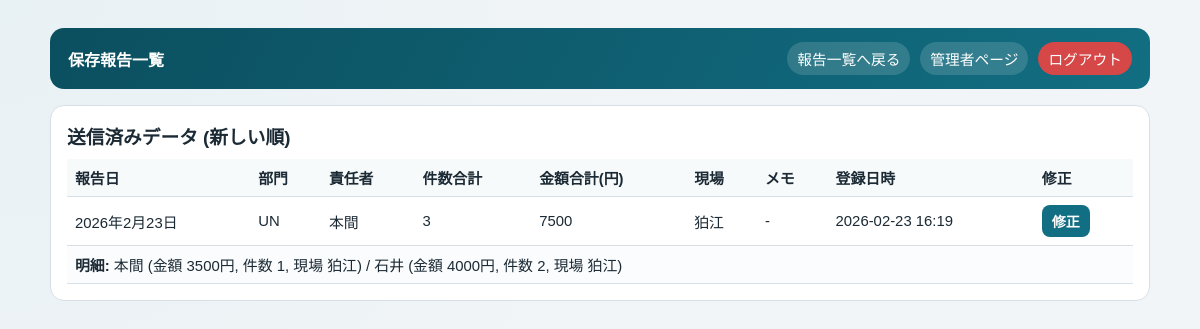
The app's page /reports/history/ with its own data.
### apps/reports/models.py (models this page shows, shortened)
class DailyDepartmentReport(models.Model):
    department = models.ForeignKey(
        Department,
        on_delete=models.CASCADE,
        related_name="daily_reports",
    )
    report_date = models.DateField(default=timezone.localdate)
    reporter = models.ForeignKey(
        Member,
        on_delete=models.SET_NULL,
        null=True,
        blank=True,
        related_name="submitted_reports",
    )
    total_count = models.PositiveIntegerField(default=0)
    followup_count = models.PositiveIntegerField(default=0)
    location = models.CharField(max_length=128, blank=True)
    memo = models.TextField(blank=True)
    created_at = models.DateTimeField(auto_now_add=True)
    class Meta:
        ordering = ["-report_date", "-created_at"]

class DailyDepartmentReportLine(models.Model):
    report = models.ForeignKey(
        DailyDepartmentReport,
        on_delete=models.CASCADE,
        related_name="lines",
    )
    member = models.ForeignKey(
        Member,
        on_delete=models.SET_NULL,
        null=True,
        blank=True,
        related_name="daily_report_lines",
    )
    amount = models.PositiveIntegerField(default=0)
    count = models.PositiveIntegerField(default=0)
    location = models.CharField(max_length=128, blank=True)
    created_at = models.DateTimeField(auto_now_add=True)
    class Meta:
        ordering = ["id"]

### apps/accounts/models.py (models this page shows, shortened)
class Department(models.Model):
    code = models.CharField(max_length=32, unique=True)
    name = models.CharField(max_length=64)
    default_reporter = models.ForeignKey(
        "Member",
        on_delete=models.SET_NULL,
        null=True,
        blank=True,
        related_name="default_department_links",
    )
    is_active = models.BooleanField(default=True)
    created_at = models.DateTimeField(auto_now_add=True)
    class Meta:
        ordering = ["code"]

class Member(models.Model):
    name = models.CharField(max_length=64)
    login_id = models.CharField(max_length=64, unique=True)
    password = models.CharField(max_length=128)
    created_at = models.DateTimeField(auto_now_add=True)
    class Meta:
        ordering = ["-created_at"]

### apps/reports/views.py (the view)
# urls.py: path("history/", report_history, name="report_history"),
def report_history(request: HttpRequest) -> HttpResponse:
    reports = (
        DailyDepartmentReport.objects.select_related("department", "reporter")
        .prefetch_related("lines__member")
        .order_by("-report_date", "-created_at")[:100]
    )
    return render(request, "reports/report_history.html", {"reports": reports})

### apps/reports/templates/reports/report_history.html (shortened to what this page needs)
{% extends "base.html" %}
{% block content %}
<div class="container">
  <header class="topbar">
    <strong>保存報告一覧</strong>
    <nav>
      <a href="{% url 'report_index' %}">報告一覧へ戻る</a>
      <a href="{% url 'dashboard_index' %}">管理者ページ</a>
      <a href="{% url 'home' %}" class="logout-link">ログアウト</a>
    </nav>
  </header>
  <section class="card" style="margin-top: 16px;">
    <h3>送信済みデータ (新しい順)</h3>
    <table style="margin-top: 10px;">
      <thead>
        <tr>
          <th>報告日</th>
          <th>部門</th>
          <th>責任者</th>
          <th>件数合計</th>
          <th>金額合計(円)</th>
          <th>現場</th>
          <th>メモ</th>
          <th>登録日時</th>
          <th>修正</th>
        </tr>
      </thead>
      <tbody>
        {% for report in reports %}
        <tr>
          <td>{{ report.report_date }}</td>
          <td>{{ report.department.code }}</td>
          <td>{% if report.reporter %}{{ report.reporter.name }}{% else %}-{% endif %}</td>
          <td>{{ report.total_count }}</td>
          <td>{{ report.followup_count }}</td>
          <td>{{ report.location|default:"-" }}</td>
          <td>{{ report.memo|default:"-" }}</td>
          <td>{{ report.created_at|date:"Y-m-d H:i" }}</td>
          <td>
            <a href="{% url 'report_edit' report.id %}?next=report_history">
              <button type="button" class="btn-inline">修正</button>
            </a>
          </td>
        </tr>
        <tr>
          <td colspan="9" style="background: #fafcfd;">
            <strong>明細:</strong>
            {% for line in report.lines.all %}
              {% if not forloop.first %} / {% endif %}
              {% if line.member %}{{ line.member.name }}{% else %}未設定{% endif %}
              (金額 {{ line.amount }}円, 件数 {{ line.count }}, 現場 {{ line.location|default:"-" }})
            {% empty %}
              明細なし
            {% endfor %}
          </td>
        </tr>
        {% empty %}
        <tr>
          <td colspan="9">まだ保存データがありません。</td>
        </tr>
        {% endfor %}
      </tbody>
    </table>
  </section>
</div>
{% endblock %}

### static/app.css (style rules this page uses)
:root { --bg: #f2f5f7; --card: #ffffff; --ink: #1b2a34; --muted: #5d6f7c; --line: #d7e0e6; --brand: #126e82; --brand-soft: #d7edf2; --ok: #2e8b57; --warn: #d28b1f; }
* { box-sizing: border-box; }
body { margin: 0; font-family: "Hiragino Sans", "Yu Gothic", "Meiryo", sans-serif; background: radial-gradient(circle at top left, #e8f1f4, var(--bg) 58%); color: var(--ink); }
a { color: var(--brand); text-decoration: none; }
.container { width: min(1100px, 92vw); margin: 28px auto; }
.topbar { background: linear-gradient(120deg, #0b4f5f, #126e82); color: #fff; padding: 14px 18px; border-radius: 14px; display: flex; justify-content: space-between; align-items: center; gap: 12px; }
.topbar nav { display: flex; gap: 10px; flex-wrap: wrap; }
.topbar nav a { color: #fff; background: rgba(255, 255, 255, 0.14); padding: 6px 10px; border-radius: 999px; font-size: 0.92rem; }
.logout-link { background: #d64747 !important; }
.card { background: var(--card); border: 1px solid var(--line); border-radius: 14px; padding: 16px; }
.card h2, .card h3 { margin: 0 0 8px; }
input, select, textarea, button { width: 100%; border: 1px solid #c9d7df; border-radius: 10px; padding: 10px; font-size: 0.96rem; font-family: inherit; }
button { background: var(--brand); color: #fff; border: 0; font-weight: 700; cursor: pointer; }
.btn-inline { width: auto; padding: 6px 10px; border-radius: 8px; font-size: 0.88rem; }
table { width: 100%; border-collapse: collapse; font-size: 0.93rem; }
th, td { text-align: left; border-bottom: 1px solid var(--line); padding: 8px; }
th { background: #f7fafb; }

### records on screen
DailyDepartmentReport: report_date "2026年2月23日", department.code "UN", reporter.name "本間", total_count "3", followup_count "7500", location "狛江", memo "-", created_at "2026-02-23 16:19"
DailyDepartmentReportLine: member.name "本間", amount "3500", count "1", location "狛江"
DailyDepartmentReportLine: member.name "石井", amount "4000", count "2", location "狛江"
